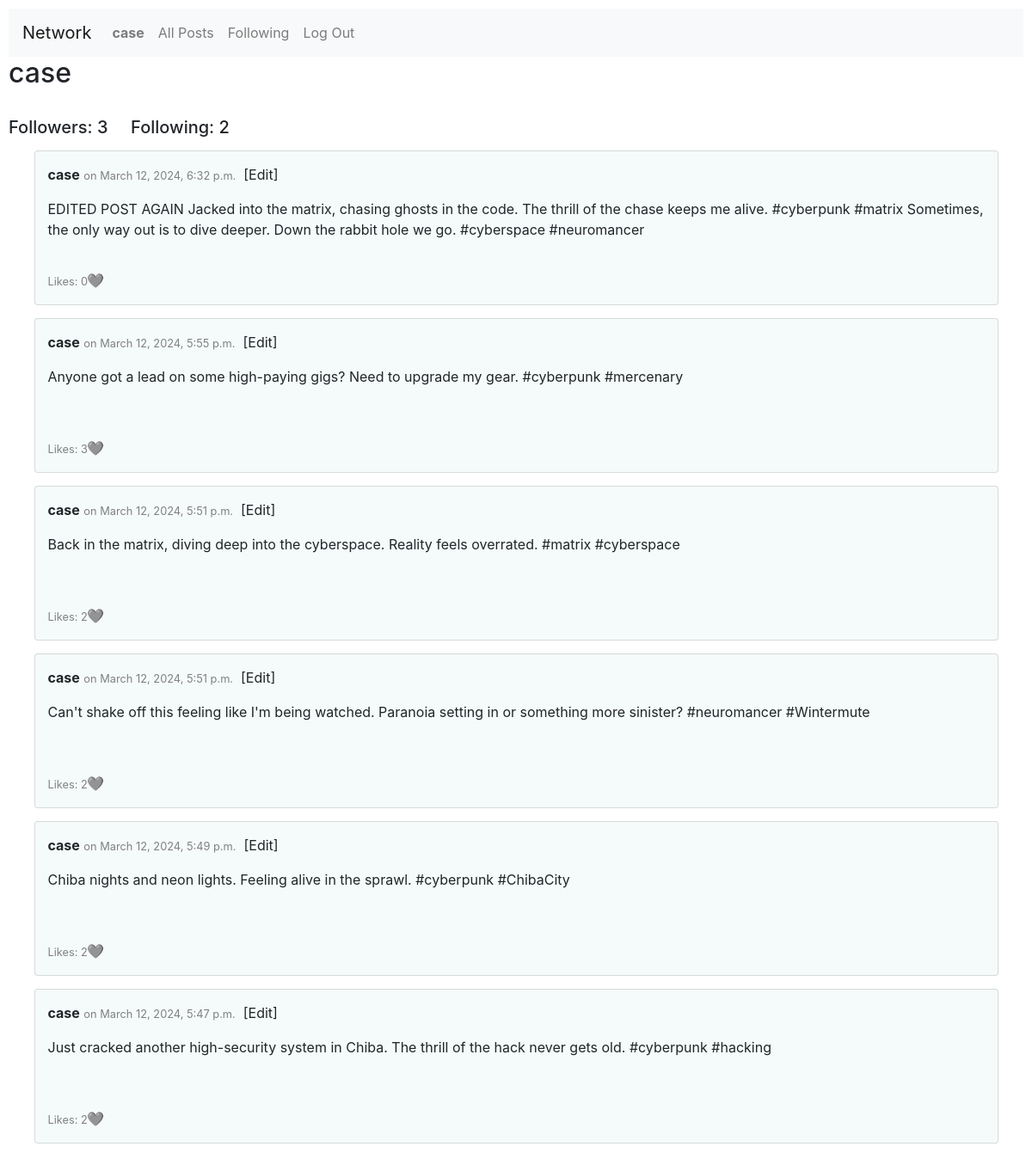
/profile/case (signed in), run on the app's committed database.
### network/models.py (models this page shows, shortened)
class User(AbstractUser):
    pass

class Post(models.Model):
    user = models.ForeignKey(User, on_delete=models.CASCADE, related_name="posts")
    date = models.DateTimeField(auto_now_add=True)
    content = models.TextField()
    def likers(self):
        return User.objects.filter(likers__post=self)

### network/views.py (the view, shortened to what this page needs)
# urls.py: path("profile/<str:username>", views.profile, name="profile"),
def profile(request, username):
    profile_user = User.objects.get(username=username)
    posts = Post.objects.all().filter(user=profile_user).order_by('-date')
    logged_user = None
    follows = False
    if request.user.is_authenticated:
        logged_user = request.user
        try:
            if Follow.objects.get(followed=profile_user, follower=logged_user):
                follows = True
        except:
            pass
    return render(request, "network/profile.html", {
        "profile_user": profile_user,
        "posts": posts,
        "logged_user": logged_user,
        "follows": follows
    })

### network/templates/network/profile.html (shortened to what this page needs)
{% extends "network/layout.html" %}
{% block body %}
    <h2>{{ profile_user }}</h2>
    <br>
    <h5>Followers: {{ profile_user.followers.count }} &nbsp;&nbsp;&nbsp; Following: {{ profile_user.follows.count }}</h5>
    {% for post in posts %}
        <div class="card">
            <div class="post-header">
            <p><b>{{ post.user }}</b> <small>on {{ post.date }}</small></p>
            {% if post.user == user %}
                <p class="edit" onclick="edit('{{post.id}}', csrfToken = '{{ csrf_token }}')">[Edit]</p>
            {% endif %}
            </div>
            <div id="{{ post.id }}">
                <p class="content">{{ post.content }}</p>
                <p class="likes"><small>Likes: {{ post.likes.count }}</small></p>
            </div>
            {% if user.is_authenticated %}
                {% if user in post.likers  %}
                    <p class="like-button" onclick="update_likes('{{post.id}}', this)">❤️</p>
                {% else %}
                    <p class="like-button" onclick="update_likes('{{post.id}}', this)">🩶</p>
                {% endif %}
            {% endif %}
        </div>
    {% empty %}
        <div class="card">
            No posts yet.
        </div>
    {% endfor %}
{% endblock %}

### network/templates/network/layout.html (shortened to what this page needs)
{% load static %}
<!DOCTYPE html>
<html lang="en">
    <head>
        <link rel="stylesheet" href="https://stackpath.bootstrapcdn.com/bootstrap/4.4.1/css/bootstrap.min.css">
        <link href="{% static 'network/styles.css' %}" rel="stylesheet">
    </head>
    <body>
        <nav class="navbar navbar-expand-lg navbar-light bg-light">
            <a class="navbar-brand" href="{% url 'index' %}">Network</a>
            <div>
              <ul class="navbar-nav mr-auto">
                {% if user.is_authenticated %}
                    <li class="nav-item">
                        <a class="nav-link" href="{% url 'profile' username=user.username %}"><strong>{{ user.username }}</strong></a>
                    </li>
                {% endif %}
                <li class="nav-item">
                  <a class="nav-link" href="{% url 'index' %}">All Posts</a>
                </li>
                {% if user.is_authenticated %}
                    <li class="nav-item">
                        <a class="nav-link" href="{% url 'following' %}">Following</a>
                    </li>
                    <li class="nav-item">
                        <a class="nav-link" href="{% url 'logout' %}">Log Out</a>
                    </li>
                {% endif %}
              </ul>
            </div>
          </nav>
        <div class="body">
            {% block body %}
            {% endblock %}
        </div>
    </body>
</html>

### network/static/network/styles.css (style rules this page uses)
body { padding: 10px; }
.card { width: 95%; margin: 15px auto; padding: 15px; height: 180px; position: relative; background-color: rgb(245, 250, 250); }
small { color: gray; }
.likes { position: absolute; bottom: 0; }
.like-button { position: absolute; bottom: 0; left: 60px; }
.post-header { display: flex; }

### data on the page
User: username "case", followers.count "3", follows.count "2"
Post: user "case", date "March 12, 2024, 6:32 p.m.", content "EDITED POST AGAIN Jacked into the matrix, chasing ghosts in the code. The thrill of the chase keeps me alive. #cyberpunk #matrix Sometimes, the only way out is to dive deeper. Down the rabbit hole we go. #cyberspace #neuromancer", likes.count "0"
Post: user "case", date "March 12, 2024, 5:55 p.m.", content "Anyone got a lead on some high-paying gigs? Need to upgrade my gear. #cyberpunk #mercenary", likes.count "3"
Post: user "case", date "March 12, 2024, 5:51 p.m.", content "Back in the matrix, diving deep into the cyberspace. Reality feels overrated. #matrix #cyberspace", likes.count "2"
Post: user "case", date "March 12, 2024, 5:51 p.m.", content "Can't shake off this feeling like I'm being watched. Paranoia setting in or something more sinister? #neuromancer #Wintermute", likes.count "2"
Post: user "case", date "March 12, 2024, 5:49 p.m.", content "Chiba nights and neon lights. Feeling alive in the sprawl. #cyberpunk #ChibaCity", likes.count "2"
Post: user "case", date "March 12, 2024, 5:47 p.m.", content "Just cracked another high-security system in Chiba. The thrill of the hack never gets old. #cyberpunk #hacking", likes.count "2"
